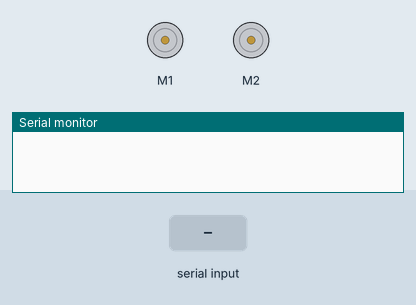
Bench run of a sketch on a simulated Arduino Uno, built with avr-gcc and run on an emulated ATmega328P. Shown: 2 × DC motor (green arrow = forward, orange = backward, longer = faster), the last lines printed to the serial monitor. The inputs (shaded band) are chosen by the test bench.

Above: at 1.2 s.
1.3 s: "90,45\n" received over Serial
At 1.81 s:
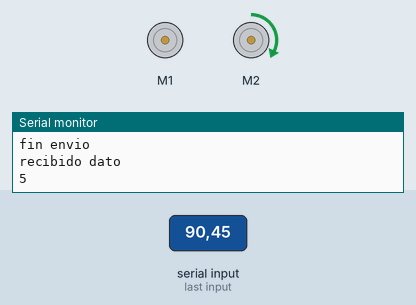
3.4 s: "30,150\n" received over Serial
At 3.59 s:
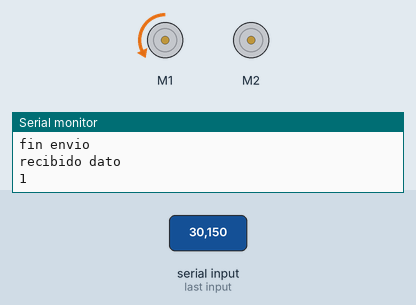
5.2 s: "2\n" received over Serial
At 5.37 s:
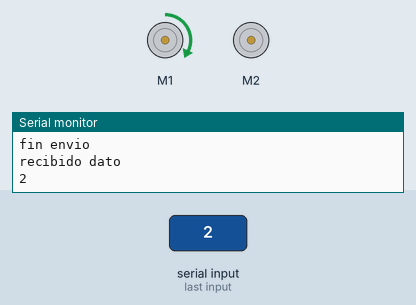
Timing chart, 0 to 8.2 s (numbered marks = the images above; inputs shaded):
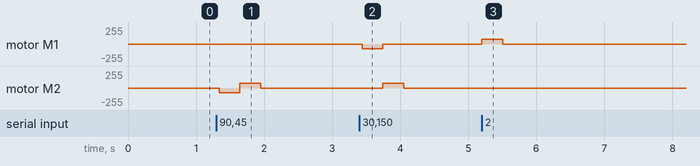

The sketch:

motor.ino
```cpp
// (licence header left out)
#include <AFMotor.h>
int totalVentanaHabitacion =0;
int totalComedor =0;

int receivedChar;
boolean newData = false;

AF_DCMotor motor(1);


AF_DCMotor motorComedor(2);

void setup() {
  Serial.begin(9600);           // set up Serial library at 9600 bps

  // turn on motor
  motor.setSpeed(70);
  motor.run(RELEASE);

  motorComedor.setSpeed(70);
  motorComedor.run(RELEASE);
}

void loop()
{
  recvInfo();
  CheckValue();

  //levantarVentanaHabitacion();
}

void CheckValue()
{
   int accion = receivedChar;

  while(newData == true)
    {
      if(accion == 1)
      {
        //levantarVentanaHabitacion();

        for (int i=0; i <= 5200; i++)
        {
          motor.run(BACKWARD);
        }
        motor.run(RELEASE);
      }

      if(accion == 2)
      {
        //levantarVentanaHabitacion();

        motor.setSpeed(70);
        for (int i=0; i <= 5400; i++)
        {
          motor.run(FORWARD);
        }
        motor.run(RELEASE);
      }

      if(accion == 4)
      {
        //levantarVentanaHabitacion();

        for (int i=0; i <= 5200; i++)
        {
          motorComedor.run(BACKWARD);
        }
        motorComedor.run(RELEASE);
      }

      if(accion == 5)
      {
        //levantarVentanaHabitacion();

        motorComedor.setSpeed(70);
        for (int i=0; i <= 5400; i++)
        {
          motorComedor.run(FORWARD);
        }
        motorComedor.run(RELEASE);
      }

      newData = false;

      Serial.println("fin envio");
  }
}

void recvInfo() {

  if (Serial.available() > 0)
  {
    Serial.println("recibido dato");
    receivedChar = Serial.read() - '0';
    newData = true;
    Serial.println(receivedChar);


  }

}


void levantarVentanaHabitacion()
{
    Serial.println("levantar motor");

      if(totalVentanaHabitacion<30)
      {
        totalVentanaHabitacion++;
        motor.run(BACKWARD);
      }
      else
      {
        motor.run(RELEASE);
      }
}


void levantarVentanaomedor()
{
    if(totalComedor<4700)
{
  totalComedor++;
  motorComedor.run(FORWARD);
}
else
{
  motorComedor.run(RELEASE);
}
}


void bajarVentanaHabitacion()
{

    if(receivedChar == 1)
    {
         if(totalVentanaHabitacion<8000)
          {
            motor.setSpeed(50);
            totalVentanaHabitacion++;
            motor.run(FORWARD);
          }
          else
          {
            motor.run(RELEASE);
          }
    }
}
```

Measured:
- after the input at 1.3 s, motor M2: stopped → backward 70/255 at once, → forward 70/255 0.30 s later, → stopped 0.31 s later
- after the input at 3.4 s, motor M1: stopped → backward 70/255 at once, → stopped 0.30 s later; motor M2: stopped → forward 70/255 after 0.34 s, → stopped 0.31 s later
- after the input at 5.2 s, motor M1: stopped → forward 70/255 at once, → stopped 0.31 s later
